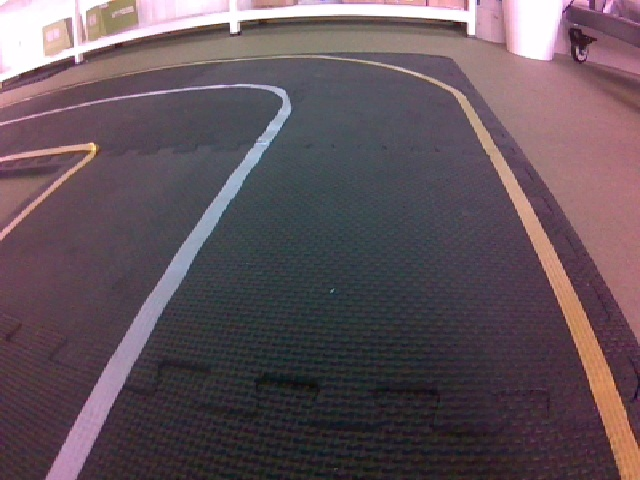
#> input picture images/frame_20250412_152533_821773.jpg, 640 x 480 px; its folder holds only this picture in this run
$ python generate_masks.py
#> lines starting #> are read from the running program, lines starting #| are printed output that depends on the picture; after the words box and inside, x2 and y2 are one past the last pixel; in counts of white or black regions, pixels touching at a corner belong together
#> (reads config_tuner.json from the repository)
#> further down, img is the input picture: shape (480, 640, 3); mean B, G, R 90.9, 83.3, 98.8
import cv2
import os
import json
import numpy as np

# Função de pipeline com ROI, HSV, Canny e Morph
def apply_pipeline(frame, config):
    # ROI
    roi = frame[config["roi_top"]:config["roi_bottom"], :]

    # HSV Filter
    hsv = cv2.cvtColor(roi, cv2.COLOR_BGR2HSV)
#> hsv: shape (480, 640, 3); mean H, S, V 125.9, 55.8, 102.8
    mask = cv2.inRange(hsv,
                       (config["hmin"], config["smin"], config["vmin"]),
                       (config["hmax"], config["smax"], config["vmax"]))
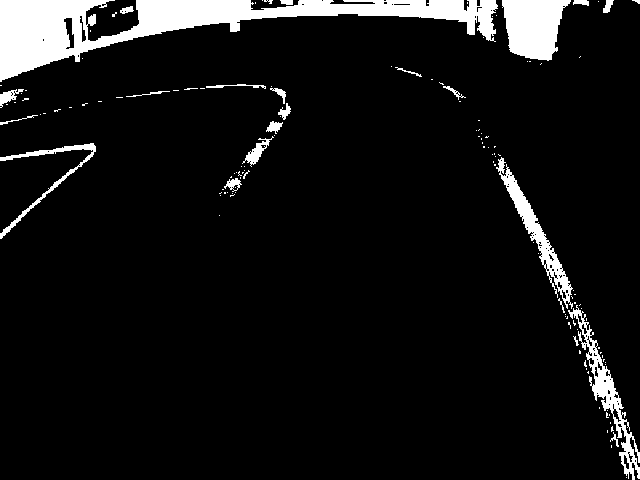
#> mask: shape (480, 640); 7.6% white; 133 white regions (110 under 20 px), largest, box (x1, y1, x2, y2) and area: (0, 0, 498, 82) 13527, (502, 0, 571, 61) 3052, (568, 305, 640, 480) 2020

    # Canny
    edges = cv2.Canny(mask, config["canny_low"], config["canny_high"])
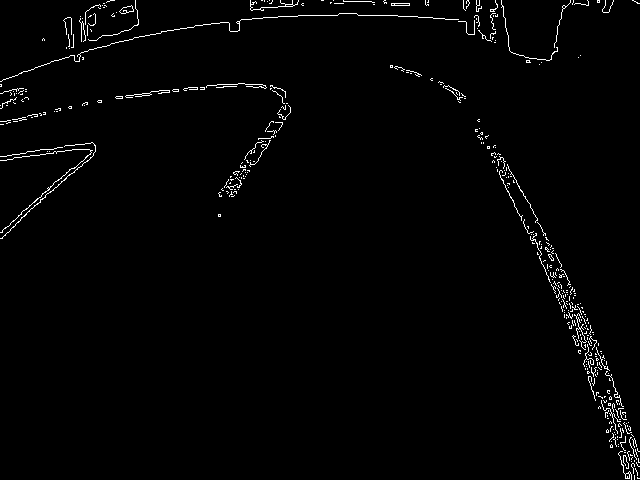
#> edges: shape (480, 640); 1.5% white in thin lines or dots

    # Morphology
    k = config["kernel"]
    kernel = np.ones((k, k), np.uint8)
    closed = cv2.morphologyEx(edges, cv2.MORPH_CLOSE, kernel)
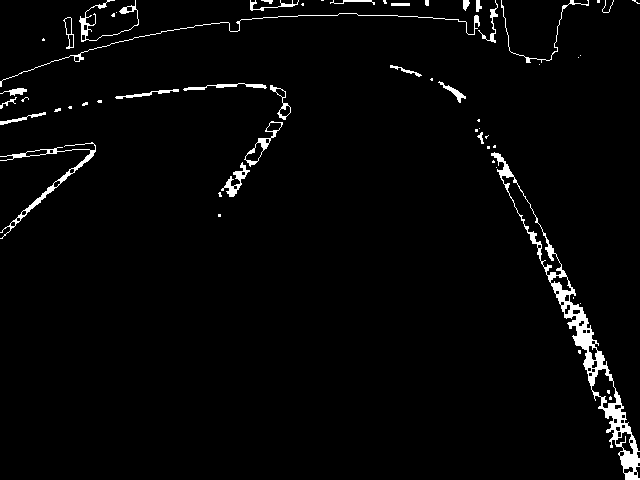
#> closed: shape (480, 640); 2.6% white; 58 white regions (32 under 20 px), largest, box (x1, y1, x2, y2) and area: (491, 152, 640, 480) 3493, (0, 142, 96, 239) 721, (0, 13, 480, 87) 618

    return closed

# Carregar configuração
with open("config_tuner.json", "r") as f:
    config = json.load(f)

# Diretórios
input_dir = "images"
output_dir = "masks"
os.makedirs(output_dir, exist_ok=True)

# Extensões válidas
valid_exts = [".jpg", ".jpeg", ".png"]

# Processar todas as imagens
for fname in sorted(os.listdir(input_dir)):
    if not any(fname.lower().endswith(ext) for ext in valid_exts):
        continue

    path = os.path.join(input_dir, fname)
    img = cv2.imread(path)

    if img is None:
        print(f"[ERRO] Não foi possível ler: {fname}")
        continue

    mask = apply_pipeline(img, config)

    out_path = os.path.join(output_dir, fname)
    cv2.imwrite(out_path, mask)
    print(f"[OK] {fname} -> {out_path}")
